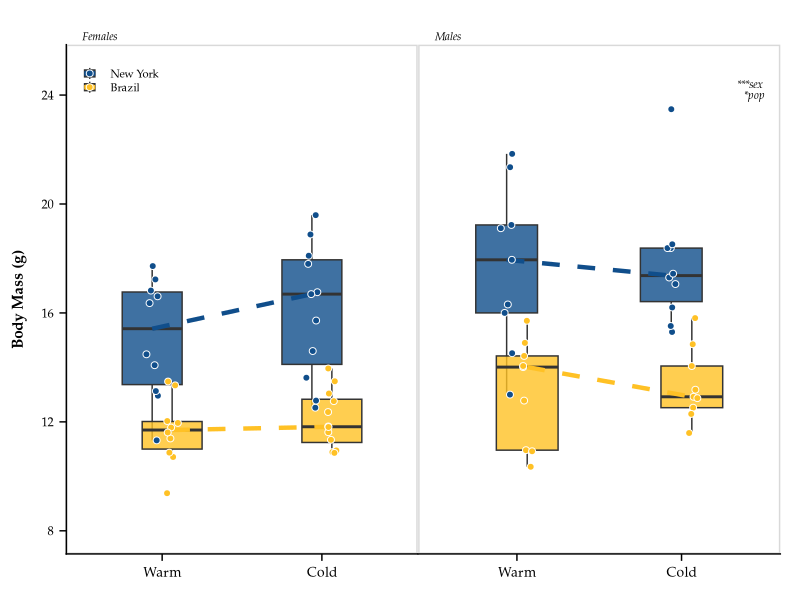
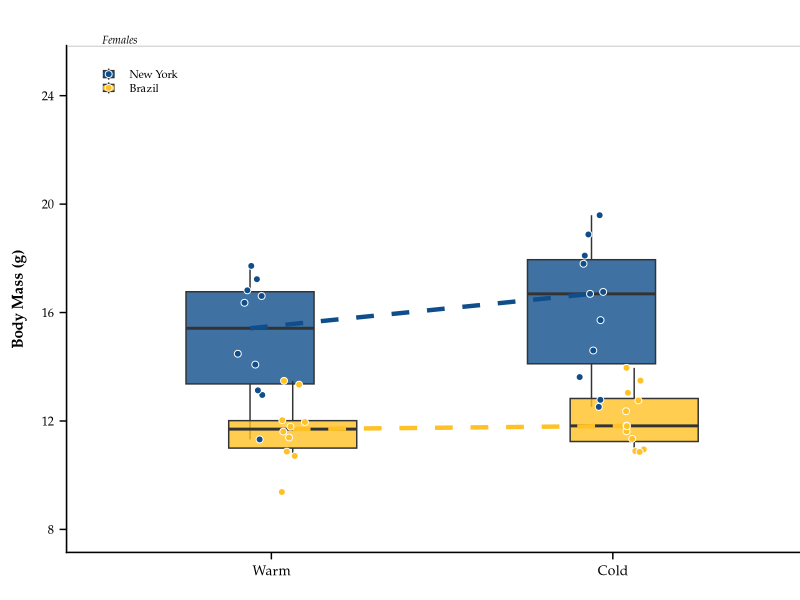
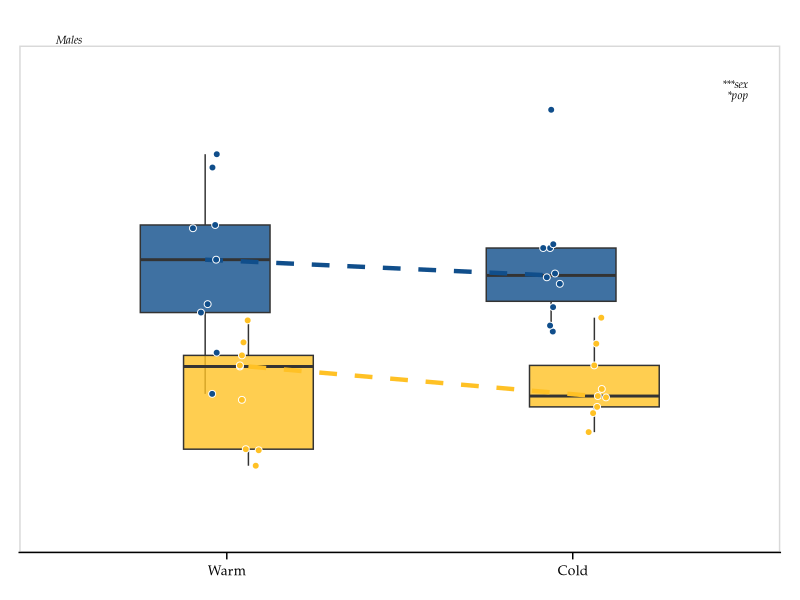

Write R code to recreate these figures, in order. (Note: this script raises an error after producing the figures.)
#!/usr/bin/env Rscript --vanilla

##############################################################
# Author: Mallory A. Ballinger
# Script first created: 12-Feb-2021
# Script last updated:  25-Feb-2021


# This script plots weekly body weight and tail lengths of New York and Brazil mice across environments,
# and generates Fig. XXXX in Ballinger_et_al_2021_AmNat


##############################################################
# Required packages
##############################################################

rm(list = ls()) # clears R's environment
library(tidyverse)
library(here)
library(cowplot)
library(glue)
library(ggtext)

##############################################################
# Import data
##############################################################

PostDissectionMetaData <- read_csv(here("data/processed/PostDissectionMetaData.csv")) %>%
  select(-1) %>% # removes first column
  mutate(Sex = fct_relevel(Sex, "Male", "Female")) %>% # put males before females
  mutate(Population = fct_relevel(Population, "New York", "Brazil")) %>% # put evolved cold pop first
  mutate(Line = fct_relevel(Line, "SARA", "SARB", "MANA", "MANB")) %>% # put evolved cold lines first
  mutate(Environment = fct_relevel(Environment, "Warm", "Cold" )) # put warm before cold (evolved before plasticity)





##############################################################
# Calculate residuals for plotting
##############################################################

# save TL x BW residuals
residsTLBW <- lm(Final_Tail_Length_mm ~ Body_Weight_g, data = PostDissectionMetaData,
                 na.action = na.exclude)
PostDissectionMetaData$Resids_TLBW <- resid(residsTLBW)

# save EL x BW residuals
residsELBW <- lm(Ear_Length_mm ~ Body_Weight_g, data = PostDissectionMetaData,
                 na.action = na.exclude)
PostDissectionMetaData$Resids_ELBW <- resid(residsELBW)





##############################################################
# Get values from statistical analyses
##############################################################

# Refer to 'code/model_RXNs.R' for model comparisons and statistical analyses


# > car::Anova(lmer(Body_Weight_g ~ Sex * Population * Environment + (1|Line),
#                   +                 data = PostDissectionMetaData), type = "III")
# Analysis of Deviance Table (Type III Wald chisquare tests)
# 
# Response: Body_Weight_g
# Chisq Df Pr(>Chisq)    
# (Intercept)                142.5576  1  < 2.2e-16 ***
# Sex                         20.1407  1  7.195e-06 ***
# Population                   4.9456  1    0.02616 *  
# Environment                  0.0742  1    0.78533    
# Sex:Population               2.6437  1    0.10396    
# Sex:Environment              0.5630  1    0.45306    
# Population:Environment       0.0917  1    0.76197    
# Sex:Population:Environment   0.5565  1    0.45568    
# ---
# Signif. codes:  0 ‘***’ 0.001 ‘**’ 0.01 ‘*’ 0.05 ‘.’ 0.1 ‘ ’ 1

BW_deets <- ("&#42;&#42;&#42;sex<br>\
                        &#42;pop")



# > car::Anova(lmer(Final_Tail_Length_mm ~ Body_Weight_g + Sex * Population * Environment + (1|Line),
#                   +                 data = PostDissectionMetaData), type = "III")
# Analysis of Deviance Table (Type III Wald chisquare tests)
# 
# Response: Final_Tail_Length_mm
# Chisq Df Pr(>Chisq)    
# (Intercept)                178.2408  1  < 2.2e-16 ***
# Body_Weight_g               51.9483  1  5.698e-13 ***
# Sex                          2.7830  1   0.095271 .  
# Population                  15.4846  1  8.318e-05 ***
# Environment                  5.4843  1   0.019188 *  
# Sex:Population               0.6432  1   0.422544    
# Sex:Environment              0.2701  1   0.603288    
# Population:Environment       7.5313  1   0.006064 ** 
# Sex:Population:Environment   0.0293  1   0.864003    
#  Signif. codes:  0 ‘***’ 0.001 ‘**’ 0.01 ‘*’ 0.05 ‘.’ 0.1 ‘ ’ 1

TL_deets <- ("&#42;env<br>\
            &#42;&#42;&#42;pop<br>\
             &#42;&#42;pop x env")



# > car::Anova(lmer(rank(Ear_Length_mm) ~ Body_Weight_g + Sex * Population * Environment + (1|Line),
#                   +                 data = PostDissectionMetaData), type = "III")
# Analysis of Deviance Table (Type III Wald chisquare tests)
# 
# Response: rank(Ear_Length_mm)
# Chisq Df Pr(>Chisq)    
# (Intercept)                 1.8721  1   0.171235    
# Body_Weight_g              15.6458  1  7.638e-05 ***
# Sex                         4.2610  1   0.038996 *  
# Population                  1.0234  1   0.311705    
# Environment                12.4102  1   0.000427 ***
# Sex:Population              0.1175  1   0.731757    
# Sex:Environment             0.5827  1   0.445254    
# Population:Environment      0.2122  1   0.645034    
# Sex:Population:Environment  0.6371  1   0.424775    
# ---
# Signif. codes:  0 ‘***’ 0.001 ‘**’ 0.01 ‘*’ 0.05 ‘.’ 0.1 ‘ ’ 1

EL_deets <- glue("&#42;&#42;&#42;env<br>\
                            &#42;sex")






##############################################################
# Plot sex-specific body mass RXN plot
##############################################################

# Sex-specific datasets
MaleData <- PostDissectionMetaData %>%
  filter(Sex == "Male")

FemaleData <- PostDissectionMetaData %>%
  filter(Sex == "Female")


BWrxnF <-
  ggplot(data=FemaleData, aes(x=Environment, y=Body_Weight_g)) +
  geom_boxplot(aes(fill = Population), position = position_dodge(width=0.25), alpha=0.8, size = 0.5, outlier.shape = NA, notch = FALSE) +
  stat_summary(
    fun = median,
    geom = 'line',
    aes(group = Population, color = Population),
    position = position_dodge(width = 0.25) , size=1.5, alpha = 1.2, linetype = "dashed") +
  geom_point(aes(fill = Population), position = position_jitterdodge(jitter.width = 0.15, dodge.width=0.25), alpha=5, size=2, shape=21, color = "white") +
  #annotate("text", x = 0.75, y=25, label="Males", family = "Palatino") +
  scale_color_manual(values=rep(c("dodgerblue4", "goldenrod1"))) +
  scale_fill_manual(values=rep(c("dodgerblue4", "goldenrod1"))) +
  #scale_x_discrete("Environment", expand=c(0.075,0.5)) +
  #guides(color=guide_legend(override.aes=list(fill=NA)),
  # linetype=guide_legend(override.aes = list(fill=NA))) +# removes gray shading from legend
  scale_y_continuous(breaks = seq(from=8, to=24, by=4), labels = seq(from=8, to=24, by=4), limits = c(8,25)) +
  theme_half_open(20) +
  panel_border() + # puts border around facets
  theme(panel.grid.minor = element_blank(), axis.line = element_line(colour = "black"),
        axis.title.x = element_blank(),
        axis.title.y = element_text(margin = margin(r = 10), size = 11, face = "bold", family = "Palatino"),
        axis.text.x = element_text(size = 10, color = "black", family = "Palatino"),
        axis.text.y = element_text(size = 9, color = "black", family = "Palatino"),
        legend.position = c(0.047, 0.93),
        legend.background = element_blank(),
        legend.box.background = element_blank(),
        legend.key = element_blank(),
        legend.key.height = unit(0.35, "cm"),
        legend.key.width = unit(0.35, "cm"),
        legend.text = element_text(size=8, family = "Palatino"),
        legend.title = element_blank(),
        plot.tag = element_text(family = "Palatino", size = 8, face = "italic"),
        plot.tag.position = c(0.2,1.015),
        plot.title = element_text(size = 8, face = "italic", hjust = 0.05, vjust = -3, family = "Palatino"),
        plot.title.position = "panel",
        plot.margin = unit(c(0.5, -0.45, 0.5, 0.3), "cm")) +
  labs(x = "",
       y = "Body Mass (g)",
       title = "Females")


BWrxnM <-
  ggplot(data=MaleData, aes(x=Environment, y=Body_Weight_g)) +
  geom_boxplot(aes(fill = Population), position = position_dodge(width=0.25), alpha=0.8, size = 0.5, outlier.shape = NA, notch = FALSE) +
  stat_summary(
    fun = median,
    geom = 'line',
    aes(group = Population, color = Population),
    position = position_dodge(width = 0.25) , size=1.5, alpha = 1.2, linetype = "dashed") +
  geom_point(aes(fill = Population), position = position_jitterdodge(jitter.width = 0.15, dodge.width=0.25), alpha=5, size=2, shape=21, color = "white") +
  #annotate("text", x = 2.4, y=25, label="****sex\n*pop", family = "Palatino", fontface = 3, size = 3, hjust = 1) +
  scale_color_manual(values=rep(c("dodgerblue4", "goldenrod1"))) +
  scale_fill_manual(values=rep(c("dodgerblue4", "goldenrod1"))) +
  #scale_x_discrete("Environment", expand=c(0.075,0.5)) +
  scale_y_continuous(breaks = seq(from=8, to=24, by=4), labels = seq(from=8, to=24, by=4), limits = c(8,25)) +
  theme_half_open(20) +
  panel_border() + # puts border around facets
  theme(panel.grid.minor = element_blank(), axis.line = element_line(colour = "black"),
        axis.title.x = element_blank(),
        axis.title.y = element_text(margin = margin(r = 10), size = 10, face = "bold", family = "Palatino"),
        axis.text.x = element_text(size = 10, color = "black", family = "Palatino"),
        axis.text.y = element_blank(),
        axis.ticks.y = element_blank(),
        axis.line.y = element_blank(),
        legend.position = "none",
        plot.tag = element_markdown(family = "Palatino", size = 8, face = "italic", hjust = 1),
        plot.tag.position = c(0.96,0.88),
        plot.title = element_text(size = 8, face = "italic", hjust = 0.05, vjust = -3, family = "Palatino"),
        plot.title.position = "panel",
        plot.margin = unit(c(0.5, 0.5, 0.5, -0.42), "cm")) + # top, right, bottom, left (0.5, 0.5, 0.1, -0.5)
  labs(x = "",
       y = "",
       title = "Males",
       tag = BW_deets)


BW <- cowplot::plot_grid(BWrxnF, BWrxnM, align = "h", label_fontfamily = "Palatino",
                         label_size = 12, label_x = 0.05, hjust = 0)


ggsave("results/figures/RXNs_BW.tiff", height = 3.5, width = 6, compression = "lzw")
ggsave("results/figures/RXNs_BW.pdf", height = 3.5, width = 6)





##############################################################
# Plot rxn norm plots (tail length & ear length)
##############################################################

TLrxn <-
  ggplot(data=PostDissectionMetaData, aes(x=Environment, y=Resids_TLBW)) +
  geom_boxplot(aes(fill = Population), position = position_dodge(width=0.25), alpha=0.8, size = 0.5, outlier.shape = NA, notch = FALSE) +
  stat_summary(
    fun = median,
    geom = 'line',
    aes(group = Population, color = Population),
    position = position_dodge(width = 0.25) , size=1.5, alpha = 1.2, linetype = "dashed") +
  geom_point(aes(fill = Population), position = position_jitterdodge(jitter.width = 0.15, dodge.width=0.25), alpha=5, size=2.25, shape=21, color = "white") +
  scale_color_manual(values=rep(c("dodgerblue4", "goldenrod1"))) +
  scale_fill_manual(values=rep(c("dodgerblue4", "goldenrod1"))) +
  scale_y_continuous(breaks = seq(from=-10, to=10, by=5), labels = seq(from=-10, to=10, by=5), limits = c(-10,10)) +
  theme_bw() + 
  theme(panel.border = element_rect(color = "black", fill = NA, size = 1),
        panel.grid.major = element_blank(), panel.grid.minor = element_blank(),
        axis.title.x = element_blank(),
        axis.title.y = element_text(margin = margin(r = 10), size = 12, face = "bold", family = "Palatino"),
        axis.text.x = element_text(size = 12, color = "black", family = "Palatino"),
        axis.text.y = element_text(size = 11, color = "black", family = "Palatino"),
        legend.position = c(0.14, 0.96),
        legend.background = element_blank(),
        legend.box.background = element_blank(),
        legend.key = element_blank(),
        legend.key.height = unit(0.35, "cm"),
        legend.key.width = unit(0.35, "cm"),
        legend.text = element_text(size=10, family = "Palatino"),
        legend.title = element_blank(),
        plot.tag = element_markdown(family = "Palatino", size = 10, face = "italic", hjust = 1),
        plot.tag.position = c(0.955,0.93),
        plot.title = element_markdown(family = "Palatino"),
        plot.margin = unit(c(0.5, 0.5, 0.5, 0.5), "cm")) +
  labs(x = "",
       y = "Tail Length (resid.)",
       tag = TL_deets)


ELrxn <-
  ggplot(data=PostDissectionMetaData, aes(x=Environment, y=Resids_ELBW)) +
  geom_boxplot(aes(fill = Population), position = position_dodge(width=0.25), alpha=0.8, size = 0.5, outlier.shape = NA, notch = FALSE) +
  stat_summary(
    fun = median,
    geom = 'line',
    aes(group = Population, color = Population),
    position = position_dodge(width = 0.25) , size=1.5, alpha = 1.2, linetype = "dashed") +
  geom_point(aes(fill = Population), position = position_jitterdodge(jitter.width = 0.15, dodge.width=0.25), alpha=5, size=2.25, shape=21, color = "white") +
  scale_color_manual(values=rep(c("dodgerblue4", "goldenrod1"))) +
  scale_fill_manual(values=rep(c("dodgerblue4", "goldenrod1"))) +
  scale_y_continuous(breaks = seq(from=-2, to=2, by=1), labels = seq(from=-2, to=2, by=1), limits = c(-2,2)) +
  theme_bw() + 
  theme(panel.border = element_rect(color = "black", fill = NA, size = 1),
        panel.grid.major = element_blank(), panel.grid.minor = element_blank(),
        axis.title.x = element_blank(),
        axis.title.y = element_text(margin = margin(r = 10), size = 12, face = "bold", family = "Palatino"),
        axis.text.x = element_text(size = 12, color = "black", family = "Palatino"),
        axis.text.y = element_text(size = 11, color = "black", family = "Palatino"),
        legend.position = 'none',
        plot.tag = element_markdown(family = "Palatino", size = 10, face = "italic", hjust = 1),
        plot.tag.position = c(0.95,0.945),
        plot.title = element_markdown(family = "Palatino"),
        plot.margin = unit(c(0.5, 0.5, 0.5, 0.5), "cm")) +
  labs(x = "",
       y = "Ear Length (resid.)",
       tag = EL_deets)


Extremities <- cowplot::plot_grid(TLrxn, ELrxn, ncol = 2, nrow = 1, labels = c('A)', 'B)'), label_fontfamily = "Palatino",
                   align = 'h', label_size = 12, label_x = 0.05, hjust = 0)

ggsave("results/figures/RXNs_Extremities.tiff", height = 4, width = 8.5, compression = "lzw")
ggsave("results/figures/RXNs_Extremities.pdf", height = 4, width = 8.5)
